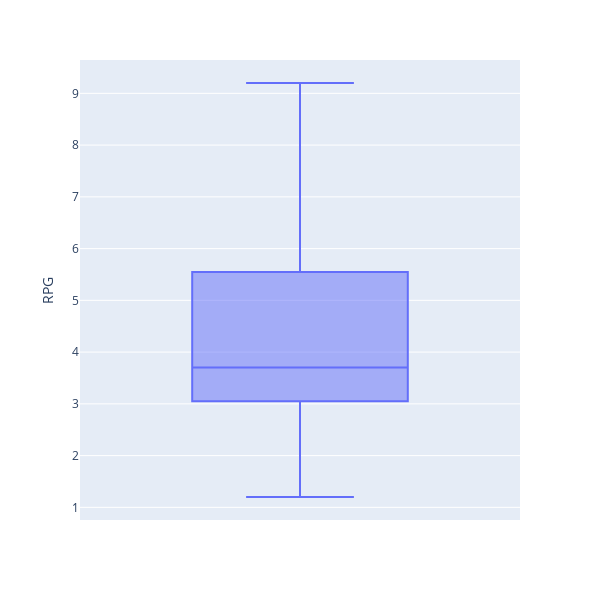

The notebook cell this image was saved under:
### Code cell
fig = px.box(NumPlayers, y='RPG',width=600,height=600)
fig.show()

### Figure 1 — Plotly figure (JSON) as saved in the notebook; plotly's stock layout.template omitted (floating-point values rounded to 4 significant figures)
{"data": [{"alignmentgroup": "True", "hovertemplate": "RPG=%{y}<extra></extra>", "legendgroup": "", "marker": {"color": "#636efa"}, "name": "", "notched": false, "offsetgroup": "", "orientation": "v", "showlegend": false, "type": "box", "x0": " ", "xaxis": "x", "y": [8.1, 5.5, 4.2, 5.4, 6.4, 3.2, 3.5, 7.2, 4.1, 2.9, 3.9, 1.6, 1.2, 2.2, 4.4, 9.2, 5, 5.6, 3.3, 7.6, 6.9, 3.2, 1.8, 3.2, 3.3, 2.7, 1.2, 3.4], "y0": " ", "yaxis": "y"}], "layout": {"boxmode": "group", "height": 600, "legend": {"tracegroupgap": 0}, "margin": {"t": 60}, "width": 600, "xaxis": {"anchor": "y", "domain": [0, 1]}, "yaxis": {"anchor": "x", "domain": [0, 1], "title": {"text": "RPG"}}}}
